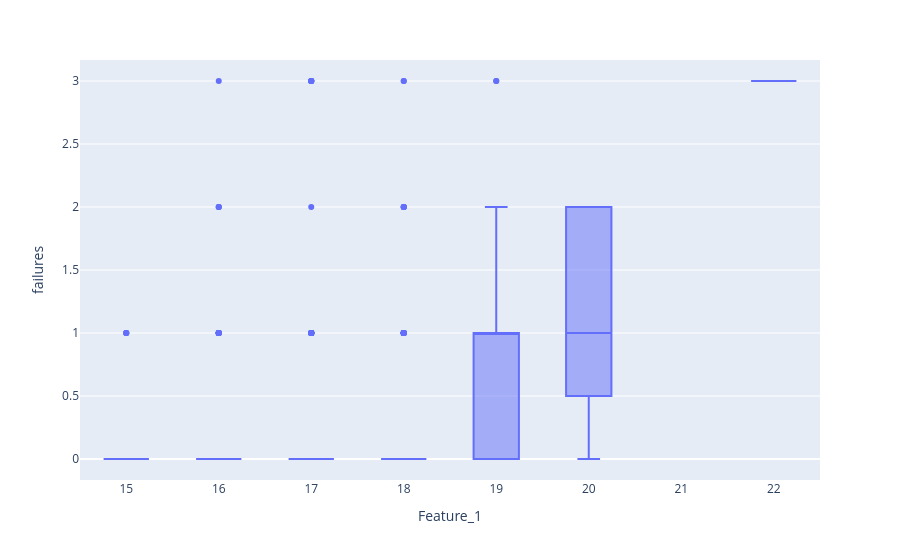

The code cell stored with this chart in its notebook:
### Code cell
px.box(df,x='Feature_1',y='failures')

### Figure 1 — Plotly figure (JSON) as saved in the notebook; plotly's stock layout.template omitted (floating-point values rounded to 4 significant figures; data arrays with more than 128 entries replaced by an {"elided": "..."} marker saying what was removed)
{"data": [{"alignmentgroup": "True", "hovertemplate": "Feature_1=%{x}<br>failures=%{y}<extra></extra>", "legendgroup": "", "marker": {"color": "#636efa"}, "name": "", "notched": false, "offsetgroup": "", "orientation": "v", "showlegend": false, "type": "box", "x": {"elided": "649 float values"}, "x0": " ", "xaxis": "x", "y": {"elided": "649 int values"}, "y0": " ", "yaxis": "y"}], "layout": {"boxmode": "group", "legend": {"tracegroupgap": 0}, "margin": {"t": 60}, "xaxis": {"anchor": "y", "domain": [0, 1], "title": {"text": "Feature_1"}}, "yaxis": {"anchor": "x", "domain": [0, 1], "title": {"text": "failures"}}}}
